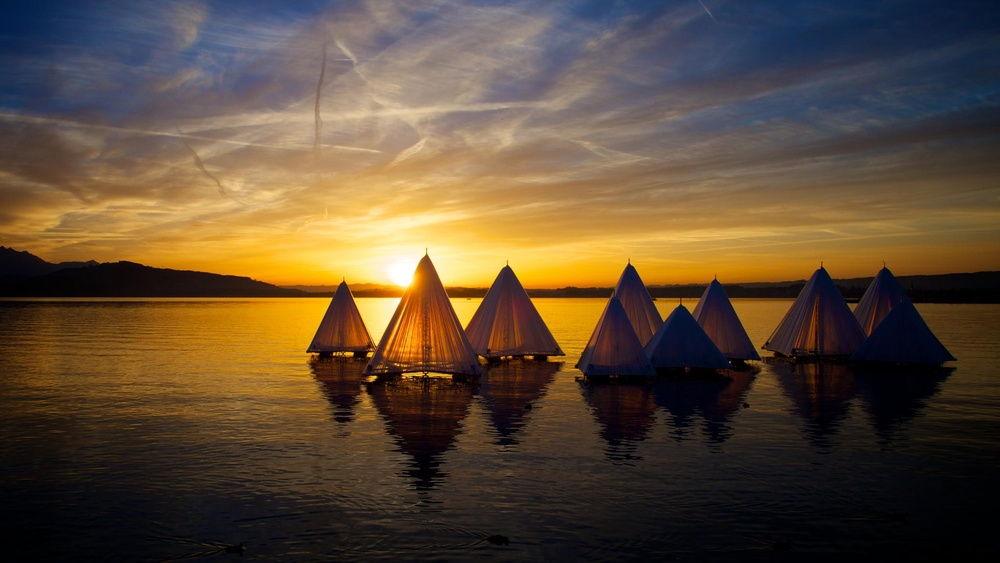
#> input picture background1.jpg, 1000 x 563 px, shrunk from 2048 x 1153 before the run
$ python background_combine.py
#> lines starting #> are read from the running program, lines starting #| are printed output that depends on the picture; after the words box and inside, x2 and y2 are one past the last pixel; in counts of white or black regions, pixels touching at a corner belong together
import cv2
img1 = cv2.imread("model1.jpg")
img2 = cv2.imread("background1.jpg")
#> img2 is the input picture: shape (563, 1000, 3); mean B, G, R 54.4, 74.5, 92.7
print("rest")
gray2 = cv2.cvtColor(img2, cv2.COLOR_BGR2GRAY)
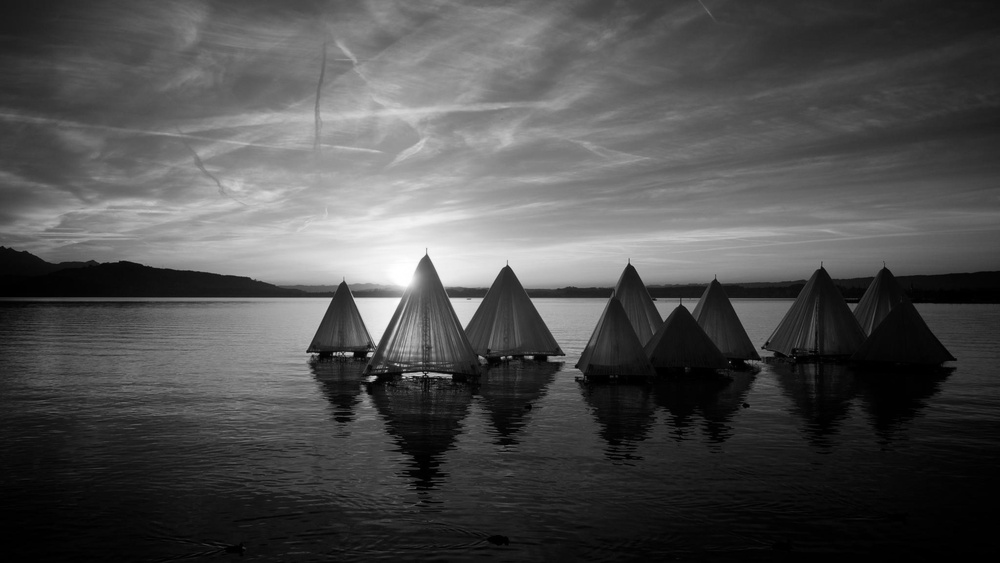
#> gray2: shape (563, 1000); min 0, max 255, mean 77.6
thresh2 = cv2.threshold(gray2, 0, 255, cv2.THRESH_BINARY+cv2.THRESH_OTSU)[1]
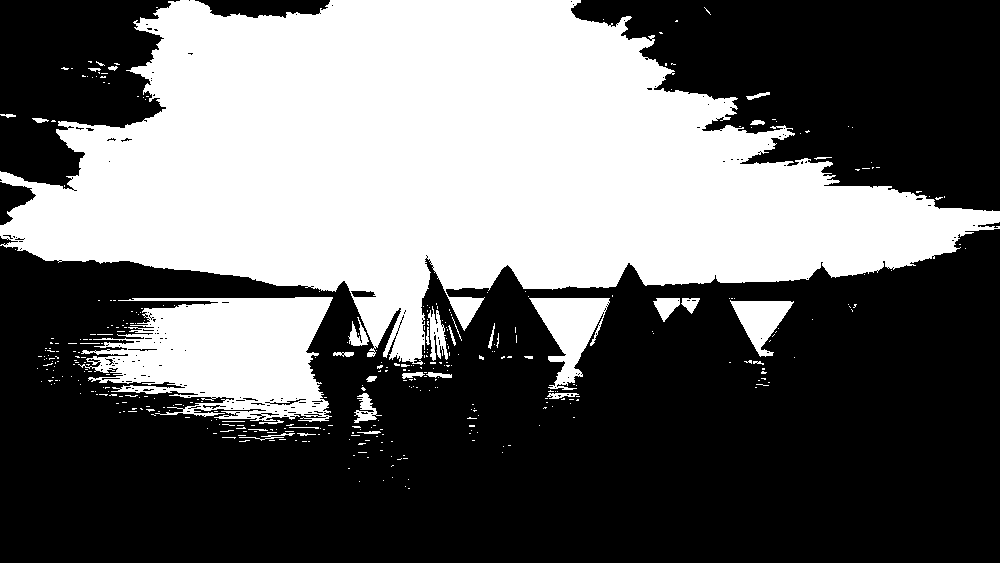
#> thresh2: shape (563, 1000); 40.1% white; 395 white regions (358 under 20 px), largest, box (x1, y1, x2, y2) and area: (0, 0, 1000, 365) 195434, (78, 297, 333, 422) 20775, (529, 298, 610, 390) 3566


#> (the run stopped early here; a loop or call above may not have finished)

$ run again, with input.png saved as background1.jpg
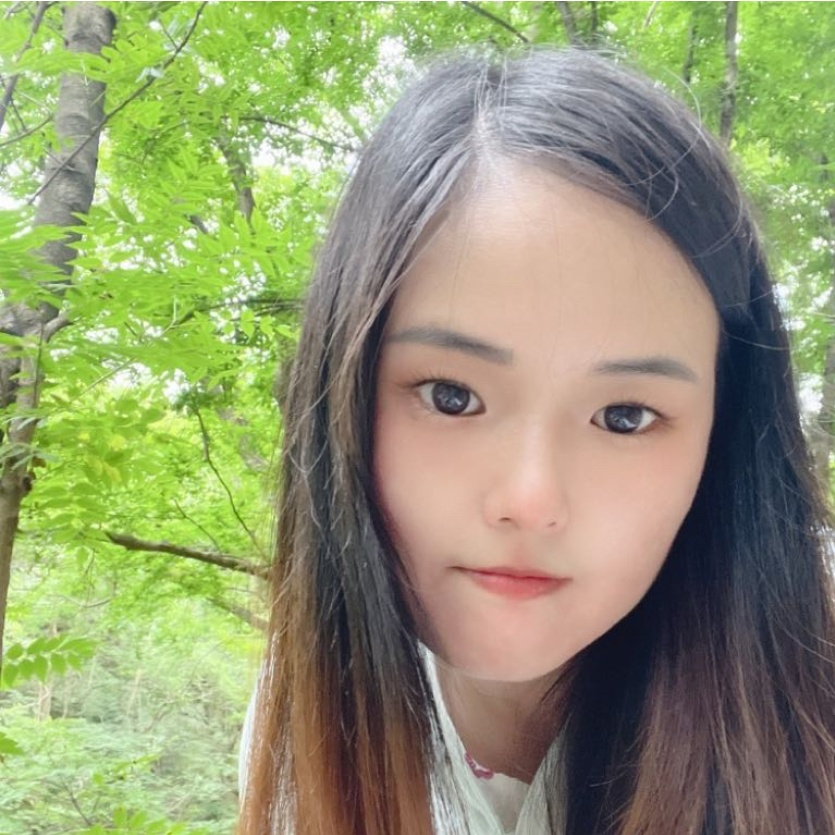
#> input picture input.png, 835 x 835 px
#> img2 is the input picture: shape (835, 835, 3); mean B, G, R 113.4, 152.8, 147.1
#> `gray2 = cv2.cvtColor(img2, cv2.COLOR_BGR2GRAY)`:
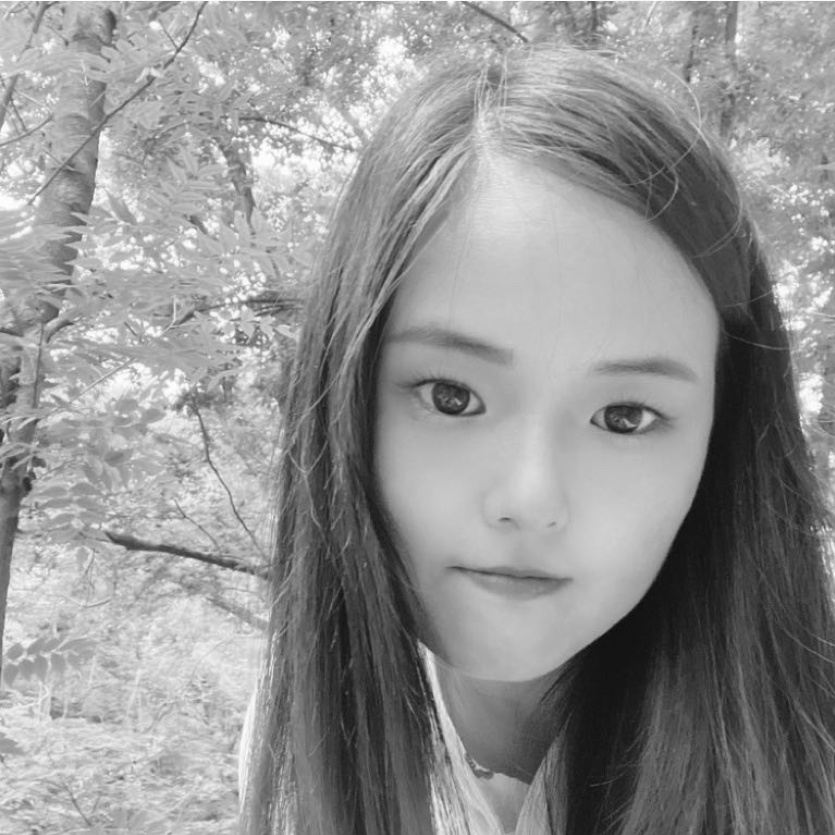
#> gray2: shape (835, 835); min 11, max 255, mean 146.6
#> `thresh2 = cv2.threshold(gray2, 0, 255, cv2.THRESH_BINARY+cv2.THRESH_OT..`:
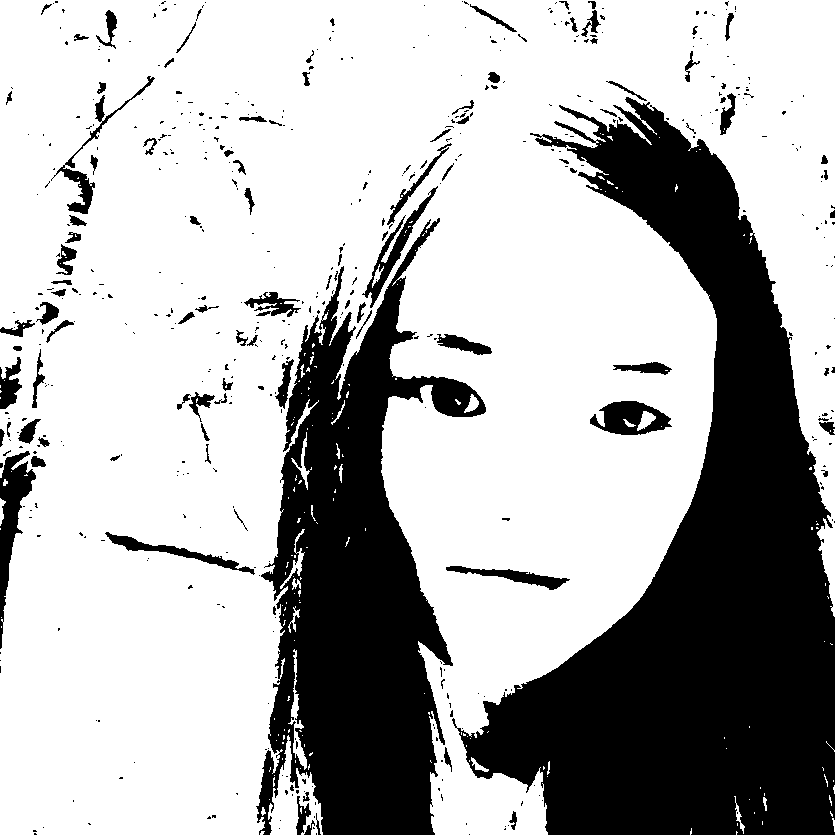
#> thresh2: shape (835, 835); 69.9% white; 514 black regions (413 under 20 px), largest, box (x1, y1, x2, y2) and area: (452, 97, 835, 835) 122552, (256, 218, 486, 835) 66775, (0, 451, 36, 649) 2516

$ run again, with 1.jpeg copied over background1.jpg
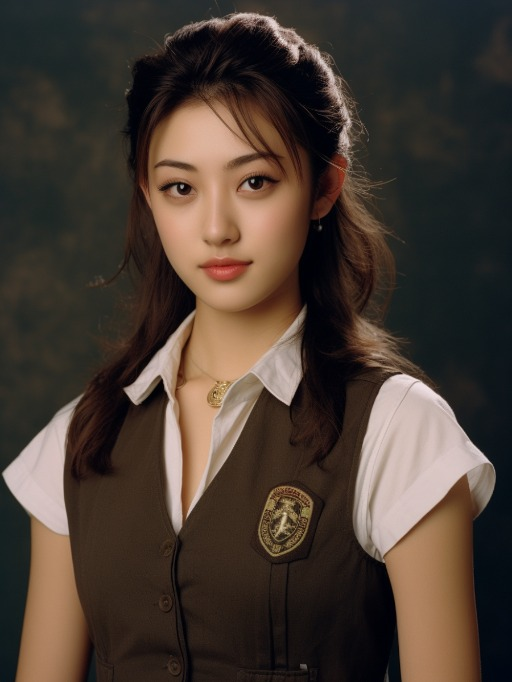
#> input picture 1.jpeg, 512 x 682 px
#> img2 is the input picture: shape (682, 512, 3); mean B, G, R 51, 59.8, 72.1
#> `gray2 = cv2.cvtColor(img2, cv2.COLOR_BGR2GRAY)`:
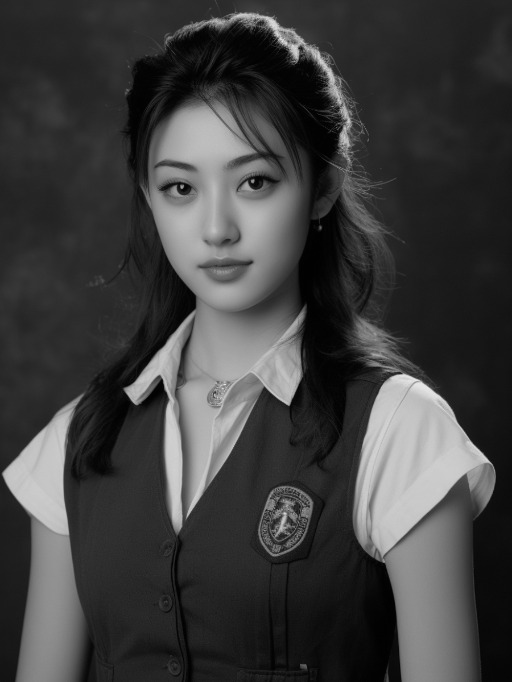
#> gray2: shape (682, 512); min 0, max 233, mean 62.5
#> `thresh2 = cv2.threshold(gray2, 0, 255, cv2.THRESH_BINARY+cv2.THRESH_OT..`:
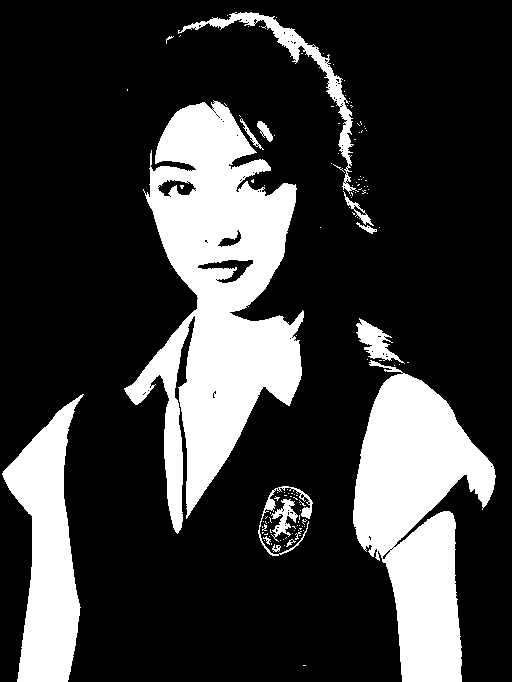
#> thresh2: shape (682, 512); 23.1% white; 129 white regions (114 under 20 px), largest, box (x1, y1, x2, y2) and area: (124, 100, 304, 534) 37399, (353, 360, 496, 682) 25199, (2, 394, 84, 682) 12409
